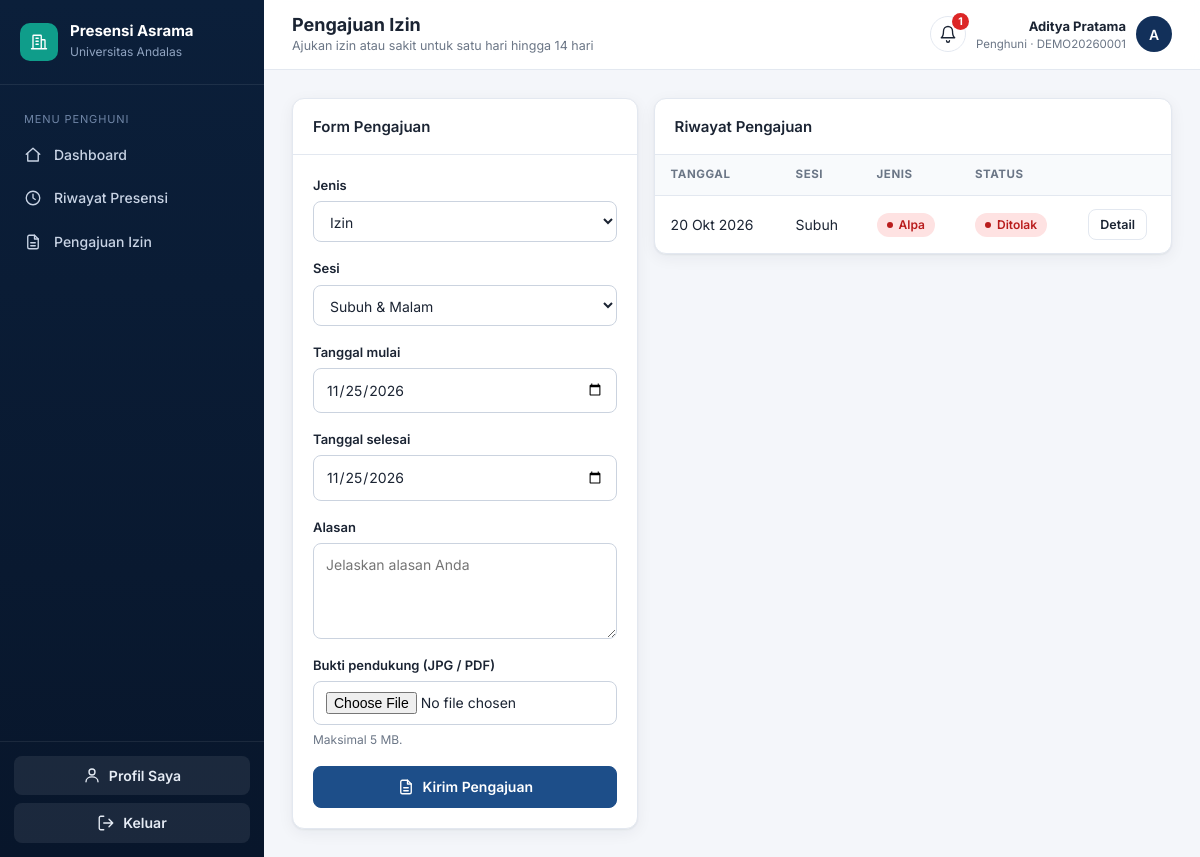
/ajukan-izin/ (signed in), run on the app's committed database.
### accounts/models.py (models this page shows, shortened)
class User(AbstractUser):
    ROLE_CHOICES = (
        ('superadmin', 'Superadmin'),
        ('fasil', 'Fasilitator'),
        ('penghuni', 'Penghuni'),
    )
    nim_nip = models.CharField(max_length=30, unique=True, null=True, blank=True)
    role = models.CharField(max_length=20, choices=ROLE_CHOICES, default='penghuni')

class PengajuanIzin(models.Model):
    STATUS_PERSETUJUAN = (
        ('pending', 'Pending'),
        ('disetujui', 'Disetujui'),
        ('ditolak', 'Ditolak'),
    )
    presensi = models.OneToOneField(Presensi, on_delete=models.CASCADE, related_name='pengajuan_izin')
    fasil = models.ForeignKey(User, on_delete=models.SET_NULL, null=True, blank=True, related_name='izin_diproses')
    alasan = models.TextField()
    file_bukti = models.FileField(upload_to='bukti_izin/', blank=True, null=True)
    status_persetujuan = models.CharField(max_length=20, choices=STATUS_PERSETUJUAN, default='pending')
    catatan_fasil = models.TextField(null=True, blank=True)
    created_at = models.DateTimeField(auto_now_add=True)

class Presensi(models.Model):
    STATUS_CHOICES = (
        ('hadir', 'Hadir'),
        ('terlambat', 'Terlambat'),
        ('izin', 'Izin'),
        ('sakit', 'Sakit'),
        ('alpa', 'Alpa'),
    )
    user = models.ForeignKey(User, on_delete=models.CASCADE, related_name='presensi_list')
    sesi = models.ForeignKey(SesiPresensi, on_delete=models.CASCADE)
    tanggal = models.DateField()
    waktu_presensi = models.DateTimeField(null=True, blank=True)
    status = models.CharField(max_length=20, choices=STATUS_CHOICES, default='alpa')
    latitude = models.DecimalField(max_digits=9, decimal_places=6, null=True, blank=True)
    longitude = models.DecimalField(max_digits=9, decimal_places=6, null=True, blank=True)
    is_in_radius = models.BooleanField(default=False)
    passkey_verified = models.BooleanField(default=False)
    class Meta:
        unique_together = ('user', 'sesi', 'tanggal')

class SesiPresensi(models.Model):
    NAMA_SESI_CHOICES = (
        ('subuh', 'Subuh'),
        ('malam', 'Malam'),
    )
    nama_sesi = models.CharField(max_length=10, choices=NAMA_SESI_CHOICES)
    jam_mulai = models.TimeField()
    jam_selesai = models.TimeField()

### accounts/views.py (the view, shortened to what this page needs)
# urls.py: path('ajukan-izin/', accounts_views.izin_saya, name='ajukan_izin'),
@login_required
def izin_saya(request):
    if not is_penghuni(request.user):
        return _tolak_non_staf(request)
    form = IzinForm(request.POST or None, request.FILES or None)
    daftar = (PengajuanIzin.objects.filter(presensi__user=request.user)
              .select_related('presensi__sesi').order_by('-presensi__tanggal', '-created_at'))
    return render(request, 'izin_saya.html', {'daftar': daftar, 'form': form})

### accounts/forms.py (shortened to what this page needs)
class IzinForm(StyledMixin, forms.Form):
    jenis = forms.ChoiceField(label='Jenis', choices=[('izin', 'Izin'), ('sakit', 'Sakit')])
    sesi = forms.ChoiceField(label='Sesi', choices=[('semua', 'Subuh & Malam'), ('subuh', 'Subuh saja'), ('malam', 'Malam saja')])
    tanggal_mulai = forms.DateField(label='Tanggal mulai', widget=DATE())
    tanggal_selesai = forms.DateField(label='Tanggal selesai', widget=DATE())
    alasan = forms.CharField(label='Alasan', widget=forms.Textarea(attrs={'rows': 3, 'placeholder': 'Jelaskan alasan Anda'}))
    file_bukti = forms.FileField(label='Bukti pendukung (JPG / PDF)', help_text='Maksimal 5 MB.',
                                 widget=forms.ClearableFileInput(attrs={'accept': '.jpg,.jpeg,.pdf'}))
    def __init__(self, *args, **kwargs):
        super().__init__(*args, **kwargs)
        hari_ini = timezone.localdate()
        self.initial.setdefault('tanggal_mulai', hari_ini)
        self.initial.setdefault('tanggal_selesai', hari_ini)

### accounts/views.py (called while the page is built)
def is_admin(u):
    return u.is_superuser or u.role == 'superadmin'

def is_fasil(u):
    return u.role == 'fasil'

def is_staf(u):
    return is_admin(u) or is_fasil(u)

def is_penghuni(u):
    return u.role == 'penghuni' and not is_admin(u)

### templates/izin_saya.html (shortened to what this page needs)
{% extends "base.html" %}
{% block heading %}Pengajuan Izin{% endblock %}
{% block subheading %}Ajukan izin atau sakit untuk satu hari hingga 14 hari{% endblock %}
{% block content %}
<div class="grid g-main" style="grid-template-columns:1fr 1.5fr;align-items:start">
  <section class="card">
    <div class="card-head"><h2>Form Pengajuan</h2></div>
    <div class="card-body"><form method="post" action="{% url 'izin_saya' %}" enctype="multipart/form-data" novalidate>{% csrf_token %}
      {% include "_form_fields.html" %}
      <button class="btn btn-primary" style="width:100%;justify-content:center"><svg class="icon"><use href="#i-file"/></svg>Kirim Pengajuan</button>
    </form></div>
  </section>
  <section class="card">
    <div class="card-head"><h2>Riwayat Pengajuan</h2></div>
    {% if daftar %}
    <div class="table-wrap"><table>
      <thead><tr><th>Tanggal</th><th>Sesi</th><th>Jenis</th><th>Status</th><th></th></tr></thead>
      <tbody>{% for i in daftar %}
        <tr><td>{{ i.presensi.tanggal|date:"d M Y" }}</td><td>{{ i.presensi.sesi.get_nama_sesi_display }}</td>
          <td><span class="badge b-{{ i.presensi.status }}">{{ i.presensi.get_status_display }}</span></td>
          <td><span class="badge b-{{ i.status_persetujuan }}">{{ i.get_status_persetujuan_display }}</span></td>
          <td><div class="row-actions"><a class="btn btn-sm" href="{% url 'izin_detail' i.id %}">Detail</a>
            </div></td></tr>
      {% endfor %}</tbody>
    </table></div>
    {% else %}<div class="empty"><b>Belum ada pengajuan</b>Pengajuan Anda akan tampil di sini.</div>{% endif %}
  </section>
</div>
{% endblock %}

### templates/base.html (shortened to what this page needs)
{% load static %}<!DOCTYPE html>
<html lang="id">
<head>
  <link rel="stylesheet" href="{% static 'css/app.css' %}">
</head>
<body>
{% with page=request.resolver_match.url_name %}
<div class="app">
  <aside class="sidebar" id="sidebar">
    <div class="brand">
      <div class="brand-mark"><svg class="icon"><use href="#i-building"/></svg></div>
      <div><b>Presensi Asrama</b><small>Universitas Andalas</small></div>
    </div>
    <nav class="nav">
      {% if user.is_superuser or user.role == 'superadmin' %}
        <div class="nav-label">Menu Utama</div>
        <a href="{% url 'home' %}" class="{% if page == 'home' %}active{% endif %}"><svg class="icon"><use href="#i-home"/></svg>Dashboard</a>
        <a href="{% url 'riwayat' %}" class="{% if page == 'riwayat' %}active{% endif %}"><svg class="icon"><use href="#i-clock"/></svg>Rekap Presensi</a>
        <a href="{% url 'izin_list' %}" class="{% if page == 'izin_list' or page == 'izin_detail' %}active{% endif %}"><svg class="icon"><use href="#i-file"/></svg>Pengajuan Izin</a>
        <a href="{% url 'laporan' %}" class="{% if page == 'laporan' %}active{% endif %}"><svg class="icon"><use href="#i-chart"/></svg>Laporan</a>
        <div class="nav-label">Master Data</div>
        <a href="{% url 'penghuni_list' %}" class="{% if page == 'penghuni_list' %}active{% endif %}"><svg class="icon"><use href="#i-users"/></svg>Data Penghuni</a>
        <a href="{% url 'gedung_list' %}" class="{% if page == 'gedung_list' %}active{% endif %}"><svg class="icon"><use href="#i-building"/></svg>Gedung &amp; Kamar</a>
        <a href="{% url 'sesi_list' %}" class="{% if page == 'sesi_list' or page == 'sesi_ubah' %}active{% endif %}"><svg class="icon"><use href="#i-sliders"/></svg>Pengaturan Sesi</a>
        {% if user.is_staff %}<a href="{% url 'admin:index' %}"><svg class="icon"><use href="#i-shield"/></svg>Panel Admin</a>{% endif %}
      {% else %}
        <div class="nav-label">Menu Penghuni</div>
        <a href="{% url 'home' %}" class="{% if page == 'home' %}active{% endif %}"><svg class="icon"><use href="#i-home"/></svg>Dashboard</a>
        <a href="{% url 'riwayat' %}" class="{% if page == 'riwayat' %}active{% endif %}"><svg class="icon"><use href="#i-clock"/></svg>Riwayat Presensi</a>
        <a href="{% url 'izin_saya' %}" class="{% if page == 'izin_saya' or page == 'izin_detail' %}active{% endif %}"><svg class="icon"><use href="#i-file"/></svg>Pengajuan Izin</a>
      {% endif %}
    </nav>
    <div class="sidebar-foot">
      <a class="btn" href="{% url 'profil' %}" style="margin-bottom:8px"><svg class="icon"><use href="#i-user"/></svg>Profil Saya</a>
      <form method="post" action="{% url 'logout' %}">{% csrf_token %}
        <button class="btn"><svg class="icon"><use href="#i-logout"/></svg>Keluar</button>
      </form>
    </div>
  </aside>
  <div class="main">
    <header class="topbar">
      <div><h1>{% block heading %}Dashboard{% endblock %}</h1><p>{% block subheading %}{% endblock %}</p></div>
      <div class="user-chip no-print">
        <details class="notif"><summary aria-label="Notifikasi"><svg class="icon"><use href="#i-bell"/></svg>{% if notif_items %}<em>{{ notif_items|length }}</em>{% endif %}</summary>
          </details>
        <div class="meta"><b>{{ user.get_full_name|default:user.username }}</b>
          <small>{% if user.is_superuser %}Superadmin{% else %}{{ user.get_role_display }}{% endif %}{% if user.nim_nip %} · {{ user.nim_nip }}{% endif %}</small></div>
        <a href="{% url 'profil' %}" class="avatar" style="text-decoration:none">{{ user.get_full_name|default:user.username|slice:":1"|upper }}</a>
      </div>
    </header>
    <main class="content">
      {% block content %}{% endblock %}
    </main>
  </div>
</div>
{% endwith %}
</body>
</html>

### data on the page
User: get_full_name "Aditya Pratama", role "Penghuni", nim_nip "DEMO20260001", get_full_name "A"
PengajuanIzin: presensi.tanggal "20 Okt 2026", presensi.sesi.nama_sesi "Subuh", presensi.status "Alpa", status_persetujuan "Ditolak"

### other printed values
{{ notif_items|length }} "1"
{{ f.label }} "Jenis" "Sesi" "Tanggal mulai" "Tanggal selesai" "Alasan" "Bukti pendukung (JPG / PDF)"
{{ f.help_text|safe }} "Maksimal 5 MB."
